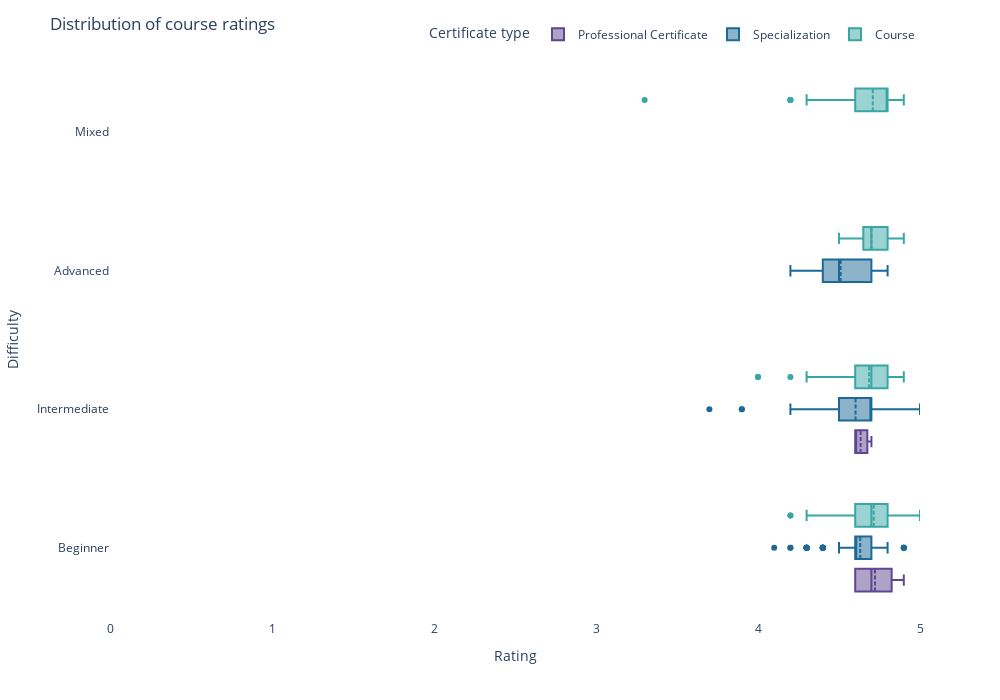

Write notebook code for a chart like this one.
### Markdown cell above
##### Ratings

### Code cell
fig = px.box(
    df, 
    y = "course_difficulty", 
    x="course_rating", 
    color = "course_Certificate_type", 
    custom_data=["course_title", "course_students_enrolled", "course_organization"],
    width=1000, 
    height=700,
    color_discrete_sequence=px.colors.qualitative.Prism
)

fig.update_layout(
    title = "Distribution of course ratings",
    xaxis=dict(
        title="Rating",
        range=[0, 5] 
    ),
    yaxis_title = "Difficulty",
    legend_title = "Certificate type",
    plot_bgcolor= "white",
    hoverlabel=dict(
        bgcolor="white",
        bordercolor = "white",
        font=dict(
            color="#494a5e"
        )
    ),
    legend=dict(
    orientation="h",
    yanchor="bottom",
    y=1.02,
    xanchor="right",
    x=1
    )
)   
      
fig.update_traces(
    hovertemplate="Title: <b>%{customdata[0]}</b><br>" + 
                "Students Enrolled: %{customdata[1]:,.0f}<br>" +
                  "Organization: %{customdata[2]}<br>" +
                  "Rating: %{x}<br>",
    boxmean=True
)

fig.show()

### Figure 1 — Plotly figure (JSON) as saved in the notebook; plotly's stock layout.template omitted (floating-point values rounded to 4 significant figures; data arrays with more than 128 entries replaced by an {"elided": "..."} marker saying what was removed)
{"data": [{"alignmentgroup": "True", "boxmean": true, "customdata": [["Ibm Data Science", 480000, "Ibm"], ["Google It Support", 350000, "Google"], ["Cloud Engineering With Google Cloud", 310000, "Google Cloud"], ["Ibm Applied Ai", 220000, "Ibm"], ["Data Engineering With Google Cloud", 120000, "Google Cloud"], ["Google It Automation With Python", 93000, "Google"], ["Ibm Ai Engineering", 140000, "Ibm"], ["Arizona State University Tesol", 150000, "Arizona State University"], ["Uci Project Management", 44000, "University Of California, Irvine"], ["Sas Programmer", 370000, "Sas"], ["Soporte De Tecnologías De La Información De Google", 8800, "Crece Con Google"], ["Sas Visual Business Analytics", 2600, "Sas"]], "hovertemplate": "Title: <b>%{customdata[0]}</b><br>Students Enrolled: %{customdata[1]:,.0f}<br>Organization: %{customdata[2]}<br>Rating: %{x}<br>", "legendgroup": "Professional Certificate", "marker": {"color": "rgb(95, 70, 144)"}, "name": "Professional Certificate", "notched": false, "offsetgroup": "Professional Certificate", "orientation": "h", "showlegend": true, "type": "box", "x": [4.6, 4.8, 4.7, 4.6, 4.6, 4.7, 4.6, 4.9, 4.6, 4.8, 4.9, 4.6], "x0": " ", "xaxis": "x", "y": ["Beginner", "Beginner", "Intermediate", "Beginner", "Intermediate", "Beginner", "Intermediate", "Beginner", "Beginner", "Beginner", "Beginner", "Beginner"], "y0": " ", "yaxis": "y"}, {"alignmentgroup": "True", "boxmean": true, "customdata": {"elided": "297x3 mixed values"}, "hovertemplate": "Title: <b>%{customdata[0]}</b><br>Students Enrolled: %{customdata[1]:,.0f}<br>Organization: %{customdata[2]}<br>Rating: %{x}<br>", "legendgroup": "Specialization", "marker": {"color": "rgb(29, 105, 150)"}, "name": "Specialization", "notched": false, "offsetgroup": "Specialization", "orientation": "h", "showlegend": true, "type": "box", "x": {"elided": "297 float values"}, "x0": " ", "xaxis": "x", "y": {"elided": "297 str values"}, "y0": " ", "yaxis": "y"}, {"alignmentgroup": "True", "boxmean": true, "customdata": {"elided": "582x3 mixed values"}, "hovertemplate": "Title: <b>%{customdata[0]}</b><br>Students Enrolled: %{customdata[1]:,.0f}<br>Organization: %{customdata[2]}<br>Rating: %{x}<br>", "legendgroup": "Course", "marker": {"color": "rgb(56, 166, 165)"}, "name": "Course", "notched": false, "offsetgroup": "Course", "orientation": "h", "showlegend": true, "type": "box", "x": {"elided": "582 float values"}, "x0": " ", "xaxis": "x", "y": {"elided": "582 str values"}, "y0": " ", "yaxis": "y"}], "layout": {"boxmode": "group", "height": 700, "hoverlabel": {"bgcolor": "white", "bordercolor": "white", "font": {"color": "#494a5e"}}, "legend": {"orientation": "h", "title": {"text": "Certificate type"}, "tracegroupgap": 0, "x": 1, "xanchor": "right", "y": 1.02, "yanchor": "bottom"}, "margin": {"t": 60}, "plot_bgcolor": "white", "title": {"text": "Distribution of course ratings"}, "width": 1000, "xaxis": {"anchor": "y", "domain": [0, 1], "range": [0, 5], "title": {"text": "Rating"}}, "yaxis": {"anchor": "x", "domain": [0, 1], "title": {"text": "Difficulty"}}}}
